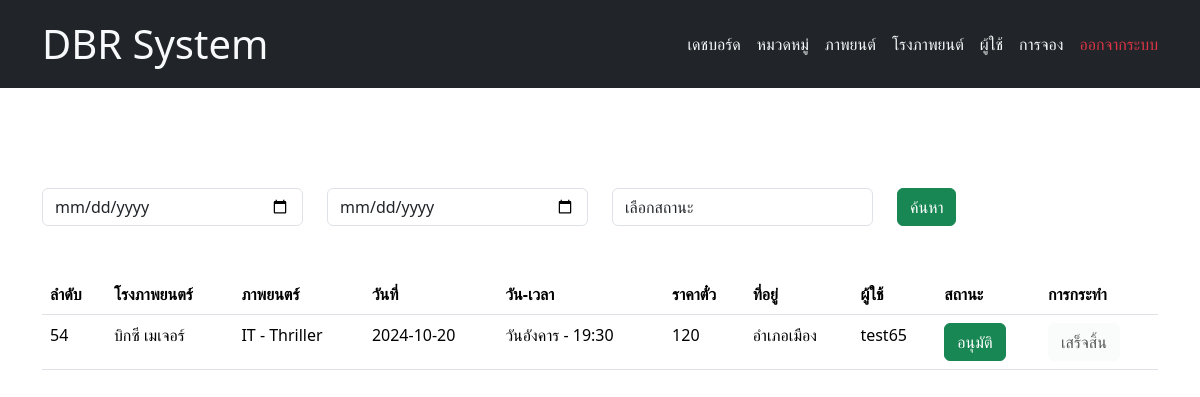
/admin/viewallbooking.php (signed in), run on the app's committed database.
### tables this page shows
CREATE TABLE `booking` (
  `bookingid` int(11) NOT NULL,
  `theaterid` int(11) NOT NULL,
  `bookingdate` date NOT NULL,
  `person` varchar(50) NOT NULL,
  `userid` int(11) NOT NULL,
  `status` tinyint(4) NOT NULL DEFAULT 0
);

CREATE TABLE `theater` (
  `theaterid` int(11) NOT NULL,
  `theater_name` varchar(100) NOT NULL,
  `timing` varchar(50) NOT NULL,
  `days` varchar(50) NOT NULL,
  `date` date NOT NULL,
  `price` int(11) NOT NULL,
  `location` varchar(100) NOT NULL,
  `image_theater` varchar(1000) NOT NULL,
  `movieid` int(11) DEFAULT NULL,
  `region_id` int(11) NOT NULL
);

CREATE TABLE `movies` (
  `movieid` int(11) NOT NULL,
  `title` varchar(50) NOT NULL,
  `description` varchar(100) NOT NULL,
  `releasedate` date NOT NULL,
  `image` varchar(1000) NOT NULL,
  `trailer` varchar(1000) NOT NULL,
  `movie` varchar(10000) NOT NULL,
  `rating` varchar(50) NOT NULL,
  `catid` int(11) NOT NULL
);

CREATE TABLE `categories` (
  `catid` int(11) NOT NULL,
  `catname` varchar(50) NOT NULL
);

CREATE TABLE `users` (
  `userid` int(11) NOT NULL,
  `name` varchar(50) NOT NULL,
  `email` varchar(50) NOT NULL,
  `password` varchar(50) NOT NULL,
  `roteype` int(11) NOT NULL
);

### admin/viewallbooking.php (the view, shortened to what this page needs)
<?php
include('../connect.php');
?>
<!DOCTYPE html>
<html lang="en">
<head>
</head>
<body>
<?php include('header.php')  ?>
<div class="container" style="margin-top:100px!important;">
  <form action="viewallbooking.php" method="post">
    <div class="row">
      <div class="col-lg-3">
        <input type="date" name="start" class="form-control">
      </div>
      <div class="col-lg-3">
        <input type="date" name="end" class="form-control">
      </div>
      <div class="col-lg-3">
         <select name="status" id="" class="form-control">
          <option value="">เลือกสถานะ</option>
         </select>
      </div>
      <div class="col-lg-3">
        <input type="submit" name="btnsearch" value="ค้นหา" class="btn btn-success">
      </div>
    </div>
  </form>
</div>
<div class="container">
<div class="row mt-5">
  <div class="col-lg-12">
     <table class="table">
      <tr>
        <th>ลำดับ</th>
        <th>โรงภาพยนตร์</th>
        <th>ภาพยนตร์</th>
        <th>วันที่</th>
        <th>วัน-เวลา</th>
        <th>ราคาตั๋ว</th>
        <th>ที่อยู่</th>
        <th>ผู้ใช้</th>
        <th>สถานะ</th>
        <th>การกระทำ</th>
      </tr>
      <?php
      if(isset($_POST['btnsearch'])){
        $start  = $_POST['start'];
        $end    = $_POST['end'];
        $status = $_POST['status'];
        $total_sale = 0;
        $sql = "select booking.bookingid, booking.bookingdate, booking.person, theater.theater_name, theater.timing, theater.days, theater.price, theater.location, movies.title,  categories.catname, users.name as 'username',
        booking.status
        from booking
        inner join theater on theater.theaterid = booking.theaterid
        inner join users on users.userid = booking.userid
        inner join movies on movies.movieid = theater.movieid
        inner join categories on categories.catid = movies.catid
        where booking.bookingdate between '$start' AND '$end' and booking.status = '$status'";
        $res  = mysqli_query($con, $sql);
        if(mysqli_num_rows($res) > 0){
          while($data = mysqli_fetch_array($res)){
            $total_sale = $total_sale + $data['price'];
            ?>
          <tr>
          <td><?= $data['bookingid'] ?></td>
            <td><?= $data['theater_name'] ?></td>
            <td><?= $data['title'] ?> - <?= $data['catname'] ?></td>
            <td><?= $data['bookingdate'] ?></td>
            <td><?= $data['days'] ?> - <?= $data['timing'] ?></td>
            <td><?= $data['price'] ?></td>
            <td><?= $data['location'] ?></td>
            <td><?= $data['username'] ?></td>
            <td>
              <?php
              if($data['status'] == 0){
                echo "<a href='#' class='btn btn-warning' > รอดำเนินการ </a>";
              }else{
                echo "<a href='#' class='btn btn-success' > อนุมติ </a>";
              }
              ?>
            </td>
            <td>
              <?php
                if($data['status'] == 1){
                  echo "<button type='button' class='btn btn-light' disabled> เสร็จสิ้น </button>";
                }else{
                  echo "<a href='viewallbooking.php?bookingid=".$data['bookingid']."' class='btn btn-primary'> อนุมัติ</a>";
                }
              ?>
          </td>
          </tr>
            <?php
          }
            echo "<tr> <td>Total Sale: <strong> Rs.".$total_sale." </strong></td> </tr>";
        }
      }else{
      $sql = "select booking.bookingid, booking.bookingdate, booking.person, theater.theater_name, theater.timing, theater.days, theater.price, theater.location, movies.title,  categories.catname, users.name as 'username',
      booking.status
      from booking
      inner join theater on theater.theaterid = booking.theaterid
      inner join users on users.userid = booking.userid
      inner join movies on movies.movieid = theater.movieid
      inner join categories on categories.catid = movies.catid
      ";
      $res  = mysqli_query($con, $sql);
      if(mysqli_num_rows($res) > 0){
        while($data = mysqli_fetch_array($res)){
          ?>
          <tr>
          <td><?= $data['bookingid'] ?></td>
            <td><?= $data['theater_name'] ?></td>
            <td><?= $data['title'] ?> - <?= $data['catname'] ?></td>
            <td><?= $data['bookingdate'] ?></td>
            <td><?= $data['days'] ?> - <?= $data['timing'] ?></td>
            <td><?= $data['price'] ?></td>
            <td><?= $data['location'] ?></td>
            <td><?= $data['username'] ?></td>
            <td>
              <?php
              if($data['status'] == 0){
                echo "<a href='#' class='btn btn-warning' > รอดำเนินการ </a>";
              }else{
                echo "<a href='#' class='btn btn-success' > อนุมัติ </a>";
              }
              ?>
            </td>
            <td>
            <?php
              if($data['status'] == 1){
                echo "<button type='button' class='btn btn-light' disabled> เสร็จสิ้น </button>";
              }else{
                echo "<a href='viewallbooking.php?bookingid=".$data['bookingid']."' class='btn btn-primary'> อนุมัติ</a>";
              }
              ?>
          </td>
          </tr>
       <?php
        }
      }else{
        echo 'no booking found';
      }
    }
      ?>
     </table>
  </div>
</div>
</div>
</body>
</html>

### data on the page
booking: bookingid "54", theaterid.theater_name "บิกซี เมเจอร์", movies.title "IT", categories.catname "Thriller", bookingdate "2024-10-20", theaterid.days "วันอังคาร", theaterid.timing "19:30", theaterid.price "120", theaterid.location "อำเภอเมือง", userid.name "test65", status "อนุมัติ"
